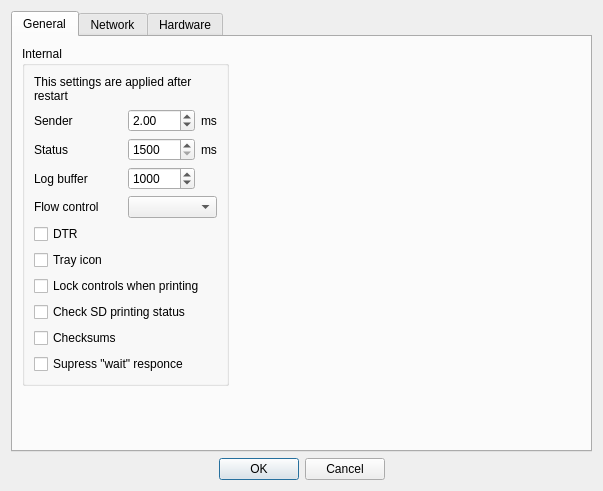
<?xml version="1.0" encoding="UTF-8"?>
<ui version="4.0">
 <class>SettingsWindow</class>
 <widget class="QDialog" name="SettingsWindow">
  <property name="geometry">
   <rect>
    <x>0</x>
    <y>0</y>
    <width>603</width>
    <height>491</height>
   </rect>
  </property>
  <property name="windowTitle">
   <string>Settings</string>
  </property>
  <property name="windowIcon">
   <iconset>
    <normaloff>:/icons/settings.png</normaloff>:/icons/settings.png</iconset>
  </property>
  <layout class="QGridLayout" name="gridLayout_3">
   <item row="0" column="0">
    <widget class="QTabWidget" name="tabWidget">
     <property name="minimumSize">
      <size>
       <width>200</width>
       <height>400</height>
      </size>
     </property>
     <property name="currentIndex">
      <number>0</number>
     </property>
     <widget class="QWidget" name="tab_general">
      <attribute name="title">
       <string>General</string>
      </attribute>
      <layout class="QFormLayout" name="formLayout">
       <item row="0" column="0">
        <widget class="QGroupBox" name="internalGroup">
         <property name="title">
          <string>Internal</string>
         </property>
         <layout class="QGridLayout" name="gridLayout">
          <item row="1" column="1">
           <widget class="QDoubleSpinBox" name="senderbox">
            <property name="toolTip">
             <string>A good default is 2, lower = fater, higher = less CPU load. 0 would execute as soon as possible.</string>
            </property>
            <property name="toolTipDuration">
             <number>-1</number>
            </property>
            <property name="locale">
             <locale language="English" country="UnitedStates"/>
            </property>
            <property name="minimum">
             <double>0.000000000000000</double>
            </property>
            <property name="maximum">
             <double>999.990000000000009</double>
            </property>
            <property name="singleStep">
             <double>1.000000000000000</double>
            </property>
            <property name="value">
             <double>2.000000000000000</double>
            </property>
           </widget>
          </item>
          <item row="2" column="1">
           <widget class="QSpinBox" name="statusbox">
            <property name="toolTip">
             <string>A good default is 5000. More = less interruptions, less = better temperature monitoring</string>
            </property>
            <property name="toolTipDuration">
             <number>-1</number>
            </property>
            <property name="minimum">
             <number>1500</number>
            </property>
            <property name="maximum">
             <number>99999</number>
            </property>
           </widget>
          </item>
          <item row="2" column="0">
           <widget class="QLabel" name="label_2">
            <property name="text">
             <string>Status</string>
            </property>
           </widget>
          </item>
          <item row="10" column="0">
           <widget class="QCheckBox" name="checksumbox">
            <property name="enabled">
             <bool>true</bool>
            </property>
            <property name="text">
             <string>Checksums</string>
            </property>
           </widget>
          </item>
          <item row="9" column="0" colspan="3">
           <widget class="QCheckBox" name="sdbox">
            <property name="text">
             <string>Check SD printing status</string>
            </property>
           </widget>
          </item>
          <item row="0" column="0" colspan="3">
           <widget class="QLabel" name="label_7">
            <property name="minimumSize">
             <size>
              <width>0</width>
              <height>28</height>
             </size>
            </property>
            <property name="text">
             <string>This settings are applied after restart</string>
            </property>
            <property name="textFormat">
             <enum>Qt::AutoText</enum>
            </property>
            <property name="wordWrap">
             <bool>true</bool>
            </property>
            <property name="margin">
             <number>1</number>
            </property>
           </widget>
          </item>
          <item row="4" column="0">
           <widget class="QLabel" name="label_11">
            <property name="text">
             <string>Flow control</string>
            </property>
           </widget>
          </item>
          <item row="6" column="0">
           <widget class="QCheckBox" name="dtrbox">
            <property name="text">
             <string>DTR</string>
            </property>
           </widget>
          </item>
          <item row="2" column="2">
           <widget class="QLabel" name="label_4">
            <property name="text">
             <string>ms</string>
            </property>
           </widget>
          </item>
          <item row="1" column="2">
           <widget class="QLabel" name="label_3">
            <property name="text">
             <string>ms</string>
            </property>
           </widget>
          </item>
          <item row="1" column="0">
           <widget class="QLabel" name="label">
            <property name="text">
             <string>Sender</string>
            </property>
           </widget>
          </item>
          <item row="4" column="1" colspan="2">
           <widget class="QComboBox" name="flowcontrolbox">
            <property name="toolTip">
             <string/>
            </property>
           </widget>
          </item>
          <item row="8" column="0" colspan="3">
           <widget class="QCheckBox" name="lockbox">
            <property name="text">
             <string>Lock controls when printing</string>
            </property>
           </widget>
          </item>
          <item row="7" column="0">
           <widget class="QCheckBox" name="traybox">
            <property name="enabled">
             <bool>true</bool>
            </property>
            <property name="toolTip">
             <string>Show tray icon</string>
            </property>
            <property name="text">
             <string>Tray icon</string>
            </property>
           </widget>
          </item>
          <item row="11" column="0" colspan="2">
           <widget class="QCheckBox" name="supresswaitbox">
            <property name="text">
             <string>Supress &quot;wait&quot; responce</string>
            </property>
           </widget>
          </item>
          <item row="3" column="0">
           <widget class="QLabel" name="label_12">
            <property name="text">
             <string>Log buffer</string>
            </property>
           </widget>
          </item>
          <item row="3" column="1">
           <widget class="QSpinBox" name="bufferbox">
            <property name="maximum">
             <number>100000</number>
            </property>
            <property name="value">
             <number>1000</number>
            </property>
           </widget>
          </item>
         </layout>
        </widget>
       </item>
      </layout>
     </widget>
     <widget class="QWidget" name="tab_network">
      <attribute name="title">
       <string>Network</string>
      </attribute>
     </widget>
     <widget class="QWidget" name="tab_hardware">
      <attribute name="title">
       <string>Hardware</string>
      </attribute>
      <widget class="QGroupBox" name="groupBox">
       <property name="geometry">
        <rect>
         <x>10</x>
         <y>20</y>
         <width>249</width>
         <height>171</height>
        </rect>
       </property>
       <property name="sizePolicy">
        <sizepolicy hsizetype="Preferred" vsizetype="Minimum">
         <horstretch>0</horstretch>
         <verstretch>0</verstretch>
        </sizepolicy>
       </property>
       <property name="title">
        <string>Printer</string>
       </property>
       <layout class="QGridLayout" name="gridLayout_2">
        <item row="1" column="1">
         <widget class="QSpinBox" name="bedxbox">
          <property name="minimum">
           <number>1</number>
          </property>
          <property name="maximum">
           <number>9999</number>
          </property>
         </widget>
        </item>
        <item row="1" column="2">
         <widget class="QLabel" name="label_6">
          <property name="text">
           <string>X</string>
          </property>
         </widget>
        </item>
        <item row="1" column="3">
         <widget class="QSpinBox" name="bedybox">
          <property name="minimum">
           <number>1</number>
          </property>
          <property name="maximum">
           <number>9999</number>
          </property>
         </widget>
        </item>
        <item row="1" column="0">
         <widget class="QLabel" name="label_5">
          <property name="text">
           <string>Bed size</string>
          </property>
         </widget>
        </item>
        <item row="0" column="0">
         <widget class="QLabel" name="label_8">
          <property name="text">
           <string>Firmware</string>
          </property>
         </widget>
        </item>
        <item row="0" column="1" colspan="3">
         <widget class="QComboBox" name="firmwarecombo"/>
        </item>
        <item row="2" column="0">
         <widget class="QLabel" name="label_9">
          <property name="text">
           <string>Feedrate</string>
          </property>
         </widget>
        </item>
        <item row="2" column="1" colspan="2">
         <widget class="QSpinBox" name="feedrateBox">
          <property name="toolTip">
           <string>Speed of axis movements (only affect buttons)</string>
          </property>
          <property name="maximum">
           <number>99999</number>
          </property>
         </widget>
        </item>
        <item row="3" column="0">
         <widget class="QLabel" name="label_10">
          <property name="text">
           <string>Extruder
feedrate</string>
          </property>
          <property name="margin">
           <number>1</number>
          </property>
         </widget>
        </item>
        <item row="3" column="1" colspan="2">
         <widget class="QSpinBox" name="extruderFeedrateBox">
          <property name="toolTip">
           <string>Extruder speed (only affect buttons)</string>
          </property>
          <property name="maximum">
           <number>99999</number>
          </property>
         </widget>
        </item>
       </layout>
      </widget>
     </widget>
    </widget>
   </item>
   <item row="1" column="0">
    <widget class="QDialogButtonBox" name="buttonBox">
     <property name="orientation">
      <enum>Qt::Horizontal</enum>
     </property>
     <property name="standardButtons">
      <set>QDialogButtonBox::Cancel|QDialogButtonBox::Ok</set>
     </property>
     <property name="centerButtons">
      <bool>true</bool>
     </property>
    </widget>
   </item>
  </layout>
 </widget>
 <resources/>
 <connections>
  <connection>
   <sender>buttonBox</sender>
   <signal>accepted()</signal>
   <receiver>SettingsWindow</receiver>
   <slot>accept()</slot>
   <hints>
    <hint type="sourcelabel">
     <x>243</x>
     <y>376</y>
    </hint>
    <hint type="destinationlabel">
     <x>157</x>
     <y>274</y>
    </hint>
   </hints>
  </connection>
  <connection>
   <sender>buttonBox</sender>
   <signal>rejected()</signal>
   <receiver>SettingsWindow</receiver>
   <slot>reject()</slot>
   <hints>
    <hint type="sourcelabel">
     <x>243</x>
     <y>376</y>
    </hint>
    <hint type="destinationlabel">
     <x>252</x>
     <y>274</y>
    </hint>
   </hints>
  </connection>
 </connections>
</ui>
